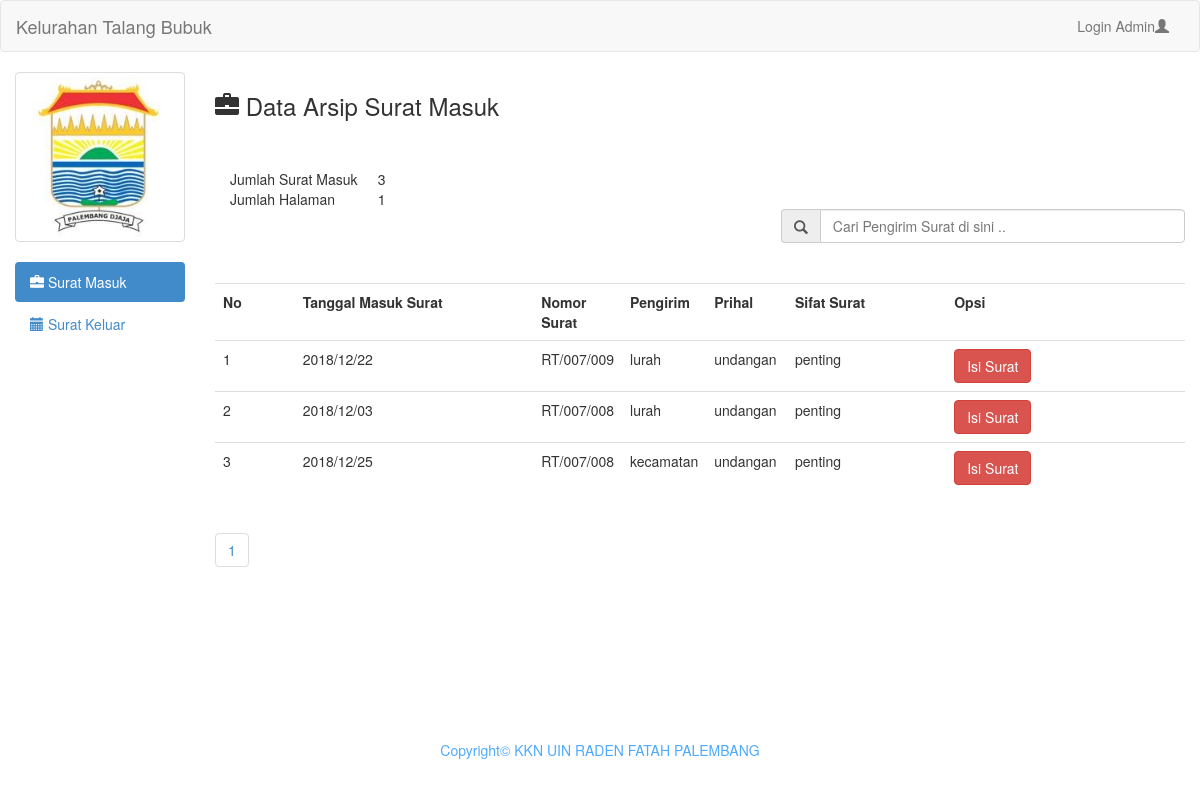
The page / on the database its author committed.
### tables this page shows
CREATE TABLE `surat_masuk` (
  `id` int(20) NOT NULL,
  `tgl_masuk` varchar(20) NOT NULL,
  `no_surat` varchar(50) NOT NULL,
  `pengirim` varchar(30) NOT NULL,
  `prihal` varchar(30) NOT NULL,
  `sifat` varchar(20) NOT NULL,
  `file` text NOT NULL
);

### index.php (the view, shortened to what this page needs)
	<?php include 'header.php'; ?>
<h3><span class="glyphicon glyphicon-briefcase"></span>  Data Arsip Surat Masuk</h3>
<link rel="stylesheet" type="text/css" href="assets/css/bootstrap.css">
	<link rel="stylesheet" type="text/css" href="assets/js/jquery-ui/jquery-ui.css">
<br/>
<br/>
<?php
$per_hal=10;
$jumlah_record=mysql_query("SELECT COUNT(*) from surat_masuk");
$jum=mysql_result($jumlah_record, 0);
$halaman=ceil($jum / $per_hal);
?>
<div class="col-md-12">
	<table class="col-md-2">
		<tr>
			<td>Jumlah Surat Masuk</td>
			<td><?php echo $jum; ?></td>
		</tr>
		<tr>
			<td>Jumlah Halaman</td>
			<td><?php echo $halaman; ?></td>
		</tr>
	</table>
</div>
<br/>
<br>
<form action="" method="get">
	<div class="input-group col-md-5 col-md-offset-7">
		<span class="input-group-addon" id="basic-addon1"><span class="glyphicon glyphicon-search"></span></span>
		<input type="text" class="form-control" placeholder="Cari Pengirim Surat di sini .." aria-describedby="basic-addon1" name="cari">
	</div>
</form>
<table class="table table-hover">
	<tr>
		<th class="col-md-1">No</th>
		<th class="col-md-3">Tanggal Masuk Surat</th>
		<th class="col-md-1">Nomor Surat</th>
		<th class="col-md-1">Pengirim</th>
		<th class="col-md-1">Prihal</th>
		<th class="col-md-2">Sifat Surat</th>
		<th class="col-md-3">Opsi</th>
	</tr>
	<?php
	if(isset($_GET['cari'])){
		$cari=$_GET['cari'];
		$berita=mysql_query("select * from surat_masuk where pengirim like '%".$cari."%'");
	}else{
		$berita=mysql_query("select * from surat_masuk");
	}
	$no=1;
	while($b=mysql_fetch_array($berita) ){
		?>
		<tr>
			<td><?php echo $no++ ?></td>
			<td><?php echo $b['tgl_masuk'] ?></td>
			<td><?php echo $b['no_surat'] ?></td>
			<td><?php echo $b['pengirim'] ?></td>
			<td><?php echo $b['prihal'] ?></td>
			<td><?php echo $b['sifat'] ?></td>
			<td>
				<a onclick="if(confirm('Apakah anda yakin ingin mendownload file data ini ??')){ location.href='download.php?naskah=<?php echo $b['file']; ?>' }" class="btn btn-danger">Isi Surat</a>
			</td>
		</tr>
		<?php
	}
	?>
</table>
<ul class="pagination">
			<?php
			for($x=1;$x<=$halaman;$x++){
				?>
				<li><a href="?page=<?php echo $x ?>"><?php echo $x ?></a></li>
				<?php
			}
			?>
		</ul>
<?php
include 'footer.php';
?>

### header.php (shortened to what this page needs)
<!DOCTYPE html>
<html>
<head>
	<link rel="stylesheet" type="text/css" href="../assets/css/bootstrap.css">
	<link rel="stylesheet" type="text/css" href="../assets/js/jquery-ui/jquery-ui.css">
</head>
<body>
	<div class="navbar navbar-default">
		<div class="container-fluid">
			<div class="navbar-header">
				<a href="index.php" class="navbar-brand">Kelurahan Talang Bubuk</a>
			</div>
			<div class="collapse navbar-collapse">
				<ul class="nav navbar-nav navbar-right">
					<li><a  href="login_admin.php">Login Admin<span class="glyphicon glyphicon-user"></span></a></li>
				</ul>
			</div>
		</div>
	</div>
	<div class="col-md-2">
		<div class="row">
				<div class="col-xs-6 col-md-12">
					<a class="thumbnail">
						<img class="img-responsive" src="admin/foto/plg.jpg">
					</a>
				</div>
		</div>
		<ul class="nav nav-pills nav-stacked">
			<li class="active"><a href="index.php"><span class="glyphicon glyphicon-briefcase"></span> Surat Masuk</a></li>
			<li><a href="index1.php"><span class="glyphicon glyphicon-calendar"></span> Surat Keluar</a></li>
		</ul>
	</div>
	<div class="col-md-10">

### footer.php
</div>
</body>
<footer>
	<div style="position:absolute; bottom: 0; width:100%; height: 60px; color: #4eabff;" align="center"> Copyright&copy; KKN UIN RADEN FATAH PALEMBANG
	</div>
</footer>
</html>

### rows shown on the page
surat_masuk: tgl_masuk "2018/12/22", no_surat "RT/007/009", pengirim "lurah", prihal "undangan", sifat "penting"
surat_masuk: tgl_masuk "2018/12/03", no_surat "RT/007/008", pengirim "lurah", prihal "undangan", sifat "penting"
surat_masuk: tgl_masuk "2018/12/25", no_surat "RT/007/008", pengirim "kecamatan", prihal "undangan", sifat "penting"

### other values the page prints
$jum "3"
$halaman "1"
